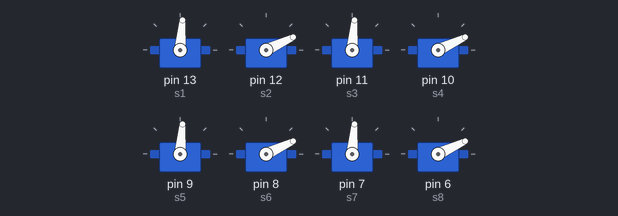
Bench run of a sketch on a simulated Arduino Uno, built with avr-gcc and run on an emulated ATmega328P. Shown: 8 × servo.

Above: at 1.05 s.
At 11.0 s:
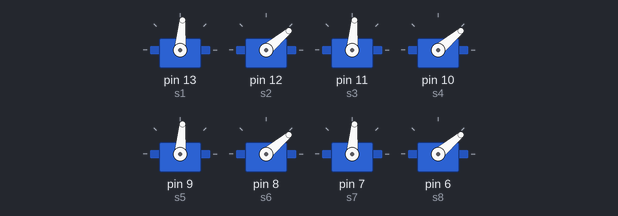
Timing chart, 0 to 12.5 s (numbered marks = the images above):
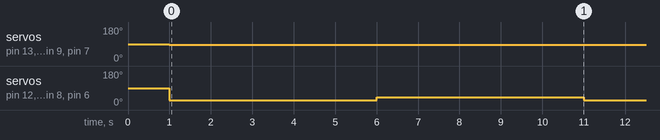

Measured:
- by itself, servo on pin 13 (s1), servo on pin 11 (s3), servo on pin 9 (s5), servo on pin 7 (s7): 90° → 85° at 1.0 s
- by itself, servo on pin 12 (s2), servo on pin 10 (s4), servo on pin 8 (s6), servo on pin 6 (s8): alternates 40° for 5.0 s and 25° for 5.0 s

The sketch:

knee_lift_test.ino
```cpp
#include <Servo.h>

Servo s1, s2, s3, s4, s5, s6, s7, s8;
  int INITIAL_VALUE_HIP = 85;
  int INITIAL_VALUE_KNEE = 25;
  int FINAL_VALUE_KNEE = 40;

void setup() {

  s1.attach(13);
  s2.attach(12);
  s3.attach(11);
  s4.attach(10);
  s5.attach(9);
  s6.attach(8);
  s7.attach(7);
  s8.attach(6);

    delay(1000);

  s1.write(INITIAL_VALUE_HIP);
  s3.write(INITIAL_VALUE_HIP);
  s5.write(INITIAL_VALUE_HIP);
  s7.write(INITIAL_VALUE_HIP);

  s2.write(INITIAL_VALUE_KNEE);
  s4.write(INITIAL_VALUE_KNEE);
  s6.write(INITIAL_VALUE_KNEE);
  s8.write(INITIAL_VALUE_KNEE);


}

void loop() {

    delay(5000);

  s2.write(FINAL_VALUE_KNEE);
  s4.write(FINAL_VALUE_KNEE);
  s6.write(FINAL_VALUE_KNEE);
  s8.write(FINAL_VALUE_KNEE);


  delay(5000);


  s2.write(INITIAL_VALUE_KNEE);
  s4.write(INITIAL_VALUE_KNEE);
  s6.write(INITIAL_VALUE_KNEE);
  s8.write(INITIAL_VALUE_KNEE);


}
```
